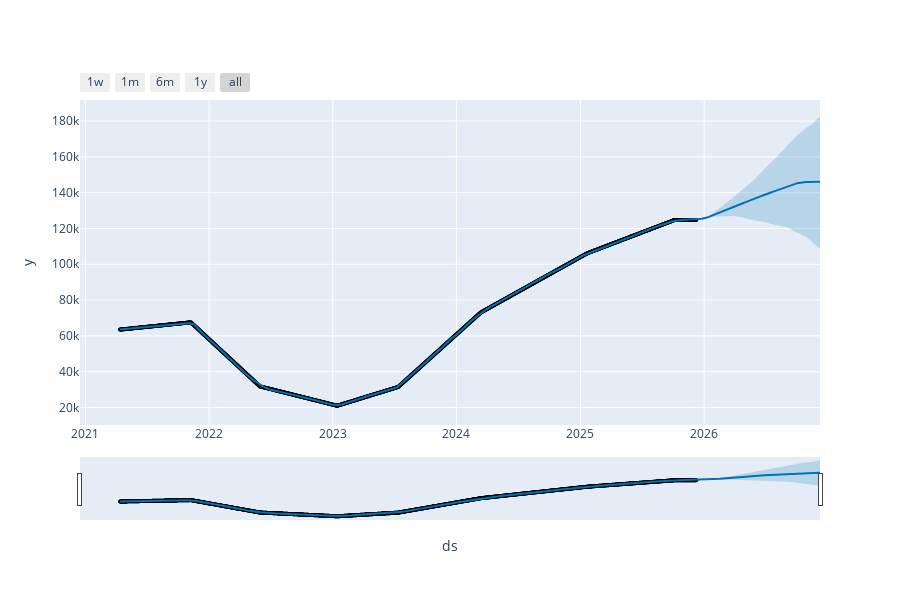

Notebook code cell kept with this figure:
### Code cell
plot_plotly(m_resistance, forecast_resistance)

### Figure 1 — Plotly figure (JSON) as saved in the notebook; plotly's stock layout.template omitted (floating-point values rounded to 4 significant figures; data arrays with more than 128 entries replaced by an {"elided": "..."} marker saying what was removed)
{"data": [{"marker": {"color": "black", "size": 4}, "mode": "markers", "name": "Actual", "type": "scatter", "x": {"elided": "1701 str values"}, "y": {"elided": "1701 float values"}}, {"hoverinfo": "skip", "line": {"width": 0}, "mode": "lines", "type": "scatter", "x": {"elided": "2066 str values"}, "y": {"elided": "2066 float values"}}, {"fill": "tonexty", "fillcolor": "rgba(0, 114, 178, 0.2)", "line": {"color": "#0072B2", "width": 2}, "mode": "lines", "name": "Predicted", "type": "scatter", "x": {"elided": "2066 str values"}, "y": {"elided": "2066 float values"}}, {"fill": "tonexty", "fillcolor": "rgba(0, 114, 178, 0.2)", "hoverinfo": "skip", "line": {"width": 0}, "mode": "lines", "type": "scatter", "x": {"elided": "2066 str values"}, "y": {"elided": "2066 float values"}}], "layout": {"height": 600, "showlegend": false, "width": 900, "xaxis": {"rangeselector": {"buttons": [{"count": 7, "label": "1w", "step": "day", "stepmode": "backward"}, {"count": 1, "label": "1m", "step": "month", "stepmode": "backward"}, {"count": 6, "label": "6m", "step": "month", "stepmode": "backward"}, {"count": 1, "label": "1y", "step": "year", "stepmode": "backward"}, {"step": "all"}]}, "rangeslider": {"visible": true}, "title": {"text": "ds"}, "type": "date"}, "yaxis": {"title": {"text": "y"}}}}
